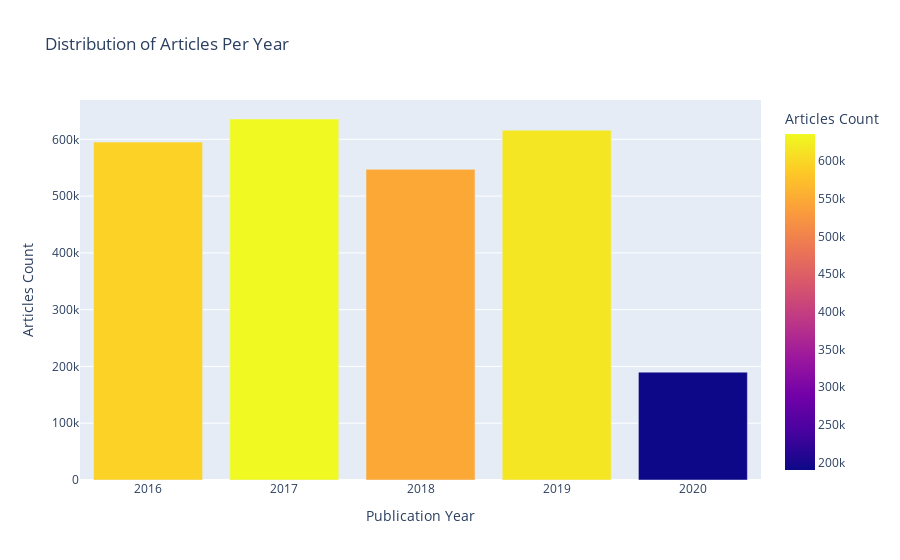

Notebook code for this chart:
### Code cell
# Visualize
fig = px.bar(
    article_count_per_year, 
    x="year", 
    y="articles_count",
    color="articles_count",
    labels={
        "year":"Publication Year",
        "articles_count": "Articles Count"
    },
    title="Distribution of Articles Per Year"
)
fig.show()

### Figure 1 — Plotly figure (JSON) as saved in the notebook; plotly's stock layout.template omitted (floating-point values rounded to 4 significant figures)
{"data": [{"alignmentgroup": "True", "hovertemplate": "Publication Year=%{x}<br>Articles Count=%{marker.color}<extra></extra>", "legendgroup": "", "marker": {"color": [595062, 635785, 547159, 616181, 189978], "coloraxis": "coloraxis"}, "name": "", "offsetgroup": "", "orientation": "v", "showlegend": false, "textposition": "auto", "type": "bar", "x": [2016, 2017, 2018, 2019, 2020], "xaxis": "x", "y": [595062, 635785, 547159, 616181, 189978], "yaxis": "y"}], "layout": {"barmode": "relative", "coloraxis": {"colorbar": {"title": {"text": "Articles Count"}}, "colorscale": [[0, "#0d0887"], [0.1111, "#46039f"], [0.2222, "#7201a8"], [0.3333, "#9c179e"], [0.4444, "#bd3786"], [0.5556, "#d8576b"], [0.6667, "#ed7953"], [0.7778, "#fb9f3a"], [0.8889, "#fdca26"], [1, "#f0f921"]]}, "legend": {"tracegroupgap": 0}, "title": {"text": "Distribution of Articles Per Year"}, "xaxis": {"anchor": "y", "domain": [0, 1], "title": {"text": "Publication Year"}}, "yaxis": {"anchor": "x", "domain": [0, 1], "title": {"text": "Articles Count"}}}}
